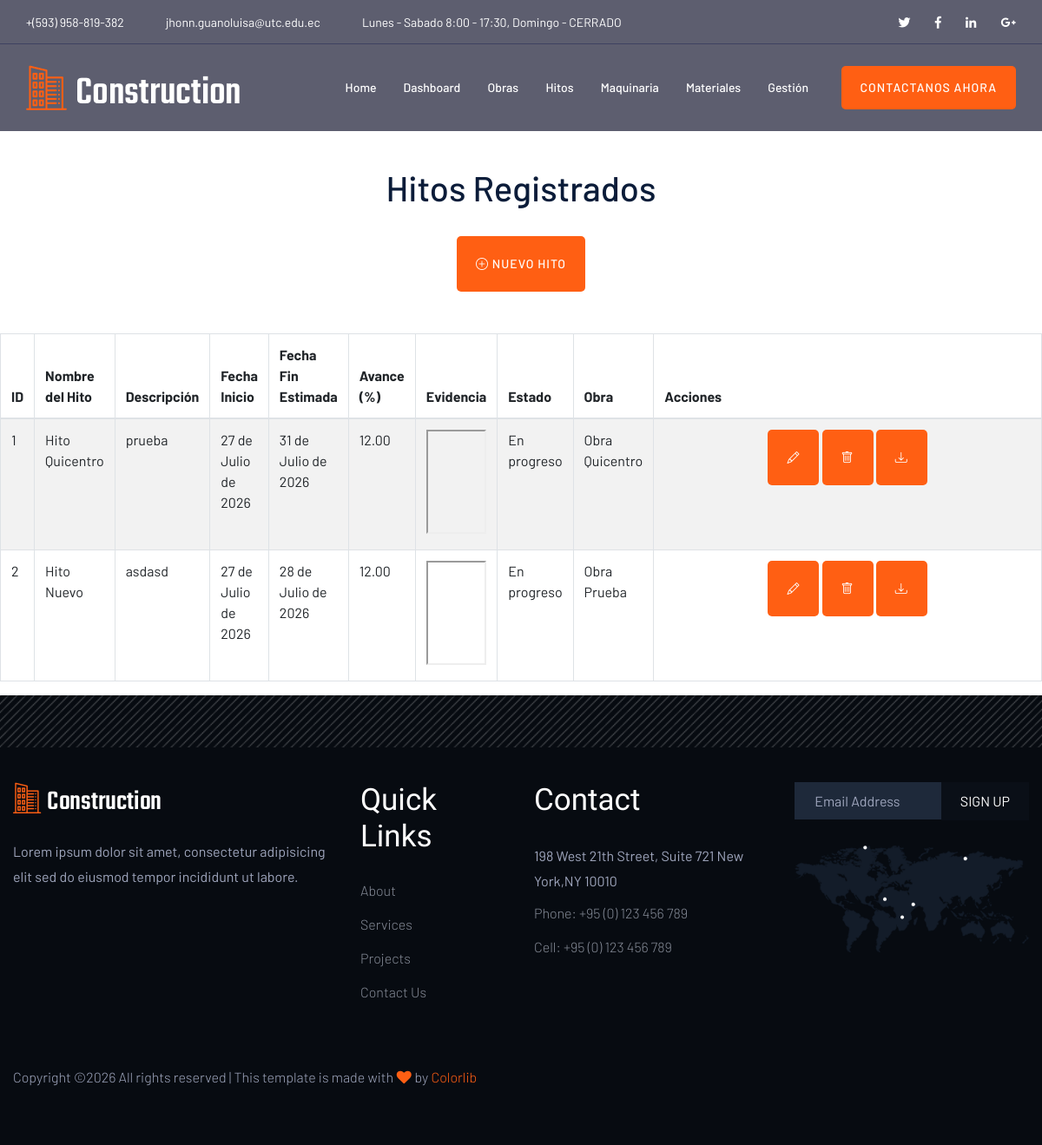
/showhitos/, run on the app's committed database.
### ConstruccionObras/models.py (models this page shows, shortened)
class Hitos(models.Model):
    id_hito=models.AutoField(primary_key=True)
    nombre_hito=models.CharField(max_length=50, unique=True)
    descripcion=models.TextField()
    fecha_inicio=models.DateField()
    fecha_fin_estimado=models.DateField()
    ESTADO_CHOICES = [
    ('Pendiente', 'Pendiente'),
    ('En progreso', 'En progreso'),
    ('Completado', 'Completado')
    ]
    estado=models.CharField(max_length=20, choices=ESTADO_CHOICES, default='Pendiente')
    avance_porcentaje=models.DecimalField(max_digits=5, decimal_places=2, null=True, blank=True)
    evidencia = models.FileField(upload_to='hitos/', null=True, blank=True)
    obra_id=models.ForeignKey('Obra', on_delete=models.CASCADE)

class Obra(models.Model):
    id_obra=models.AutoField(primary_key=True)
    nombre_obra=models.CharField(max_length=50, unique=True)
    descripcion=models.TextField()
    fecha_inicio=models.DateField()
    fecha_fin_estimado=models.DateField()
    presupuesto_total=models.DecimalField(max_digits=10, decimal_places=2, null=True, blank=True)
    plano = models.FileField(upload_to='planos/', null=True, blank=True)
    ESTADO_CHOICES = [
    ('Planificada', 'Planificada'),
    ('En ejecucion', 'En Ejecucion'),
    ('Finalizada', 'Finalizada'),
    ('Suspendida', 'Suspendida')
    ]
    estado=models.CharField(max_length=20, choices=ESTADO_CHOICES, default='Planificada')

### ConstruccionObras/views.py (the view)
# urls.py: path('showhitos/',views.showhitos),
def showhitos(request):
    hito=Hitos.objects.all()
    return render(request, 'hitos/showhitos.html',
                {'mishitos':hito})

### ConstruccionObras/templates/hitos/showhitos.html (shortened to what this page needs)
{% extends "principal/plantillaPrincipal.html" %}
{% block contenido %}
<br><br><br><br><br>
<center>
    <br>
    <h1>Hitos Registrados</h1>
    <br>
    <a class="btn btn-success" href="/newhitos/">
        <i class="bi bi-plus-circle"></i> Nuevo Hito
    </a>
</center>
<br><br>
<div class="container">
    <div class="row">
        <table id="tbl_hitos"
               class="table table-hover table-striped table-bordered"
               style="width: 1300px">
            <thead>
                <tr>
                    <th>ID</th>
                    <th>Nombre del Hito</th>
                    <th>Descripción</th>
                    <th>Fecha Inicio</th>
                    <th>Fecha Fin Estimada</th>
                    <th>Avance (%)</th>
                    <th>Evidencia</th>
                    <th>Estado</th>
                    <th>Obra</th>
                    <th>Acciones</th>
                </tr>
            </thead>
            <tbody>
                {% for hito in mishitos %}
                <tr>
                    <td>{{ hito.id_hito }}</td>
                    <td>{{ hito.nombre_hito }}</td>
                    <td>{{ hito.descripcion }}</td>
                    <td>{{ hito.fecha_inicio }}</td>
                    <td>{{ hito.fecha_fin_estimado }}</td>
                    <td>{{ hito.avance_porcentaje }}</td>
                    <td class="text-center">
                        {% if hito.evidencia %}
                            <iframe src="{{ hito.evidencia.url }}" width="100%" height="120px"></iframe>
                        {% else %}
                            <h6>No hay evidencia</h6>
                        {% endif %}
                    </td>
                    <td>{{ hito.estado }}</td>
                    <td>{{ hito.obra_id.nombre_obra }}</td>
                    <td class="text-center" style="width: 500px;">
                        <a href="/updatehitos/{{ hito.id_hito }}"
                           class="btn btn-warning"
                           title="Editar">
                            <i class="bi bi-pencil"></i>
                        </a>
                        <a href="/deletehitos/{{ hito.id_hito }}"
                           class="btn btn-danger"
                           onclick="confirmacion(event, this.href)"
                           title="Eliminar">
                            <i class="bi bi-trash"></i>
                        </a>
                        <a href="{{hito.evidencia.url}}" target="_blank" class="btn btn-secondary btn-sm" title="Descargar Evidencia">
                            <i class="bi bi-download"></i>
                        </a>
                    </td>
                </tr>
                {% endfor %}
            </tbody>
        </table>
    </div>
</div>
{% endblock %}

### data on the page
Hitos: id_hito "1", nombre_hito "Hito Quicentro", descripcion "prueba", fecha_inicio "27 de Julio de 2026", fecha_fin_estimado "31 de Julio de 2026", avance_porcentaje "12.00", estado "En progreso", obra_id.nombre_obra "Obra Quicentro"
Hitos: id_hito "2", nombre_hito "Hito Nuevo", descripcion "asdasd", fecha_inicio "27 de Julio de 2026", fecha_fin_estimado "28 de Julio de 2026", avance_porcentaje "12.00", estado "En progreso", obra_id.nombre_obra "Obra Prueba"
